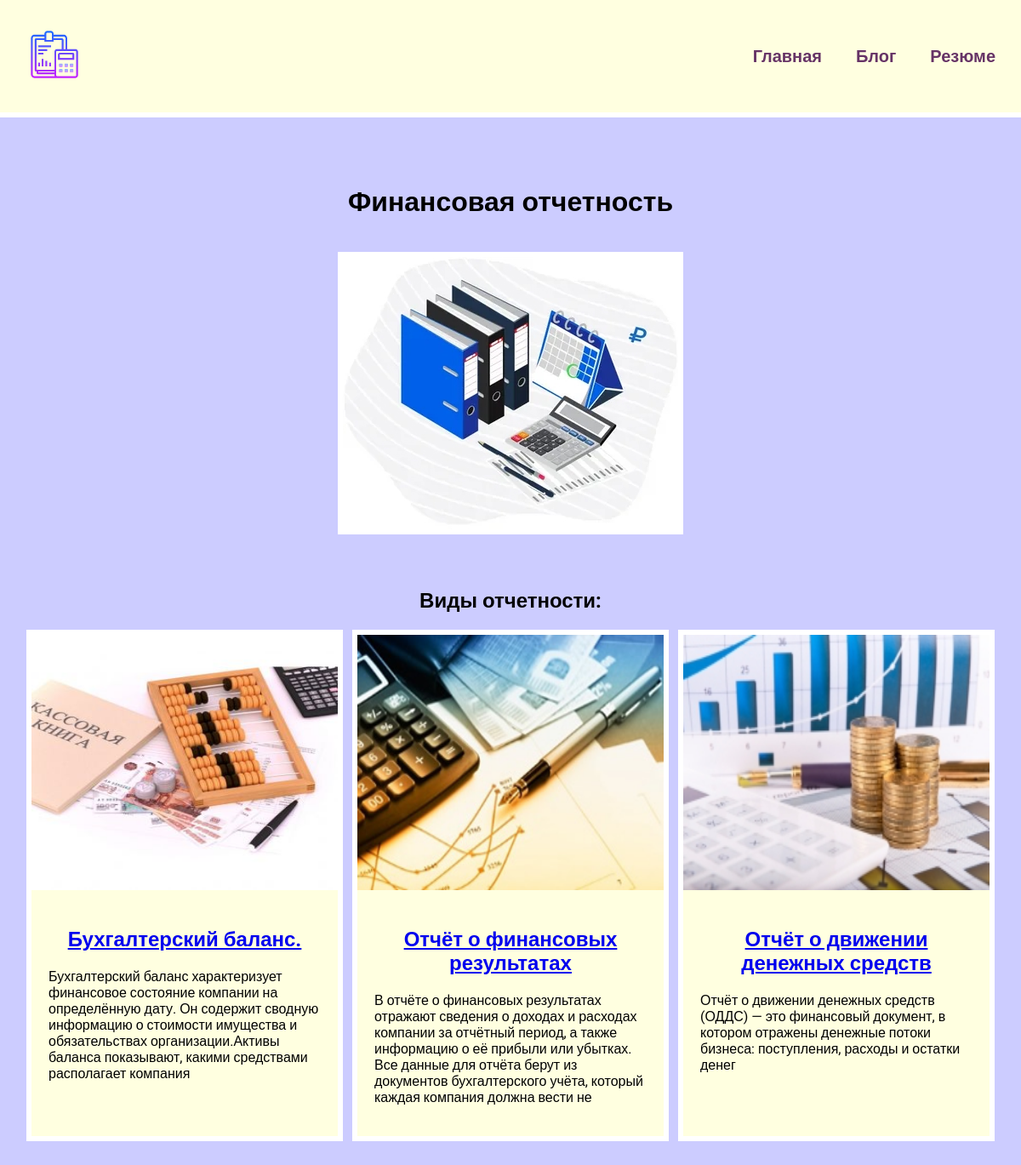
The app's page /, older data.
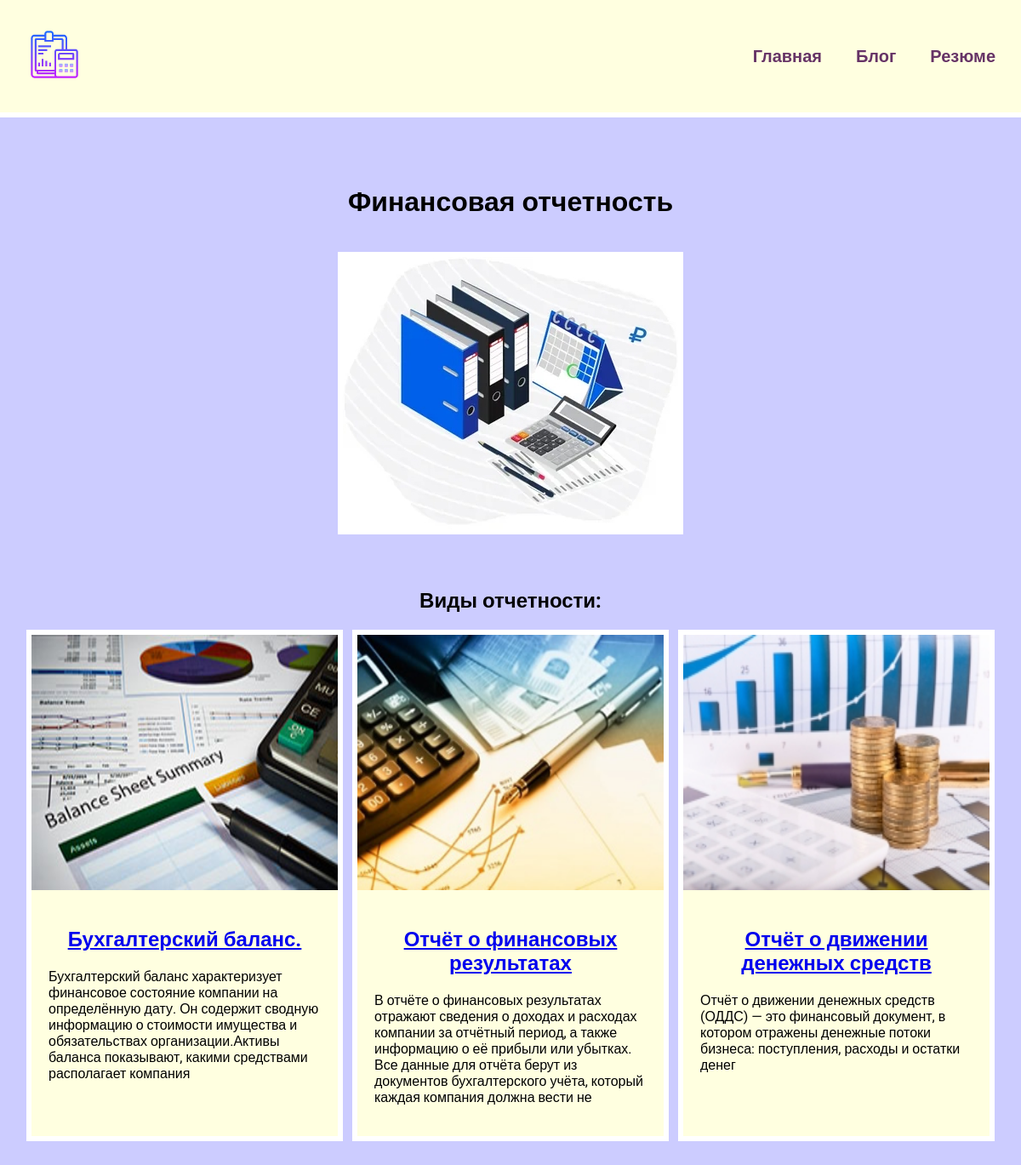
The same page, newer data.
### skills/models.py (models this page shows, shortened)
class Skills(models.Model):
    title = models.CharField(max_length=100)
    description = models.CharField(max_length=250)
    image = models.ImageField('skills/images/')
    url = models.URLField(blank=True)

### skills/views.py (the view)
# urls.py: path('', views.index, name='index'),
def index(request):
    projects = Skills.objects.all()
    return render(request, 'skills/index.html', {'projects': projects})

### skills/templates/skills/index.html
{% extends 'skills/base.html' %}
{% load static %}
{% block content %}
<h1>Финансовая отчетность</h1>
<div class="img">
    <img src="{% static 'skills/wc.jpg' %}" alt="">
</div>
<h2>Виды отчетности:</h2>
<div class="block">
    {% for project in projects %}
    <div class="element">
        <div><img src="{{ project.image.url }}" alt="" width="450" height="300"></div>
        <div class="text">
            <h2>
                <a href="{{ project.url }}" target="_blank"> {{ project.title }}</a>
            </h2>
            <p>{{ project.description }}</p>
        </div>
    </div>
    {% endfor %}
</div>
{% endblock %}

Row changes from the older to the newer data that the page shows:
changed Skills "Бухгалтерский баланс.": image: a different picture
